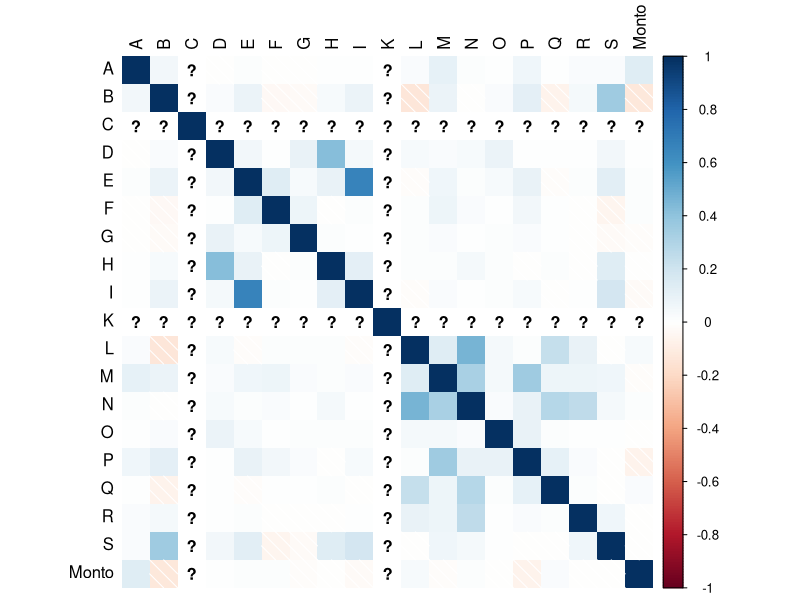
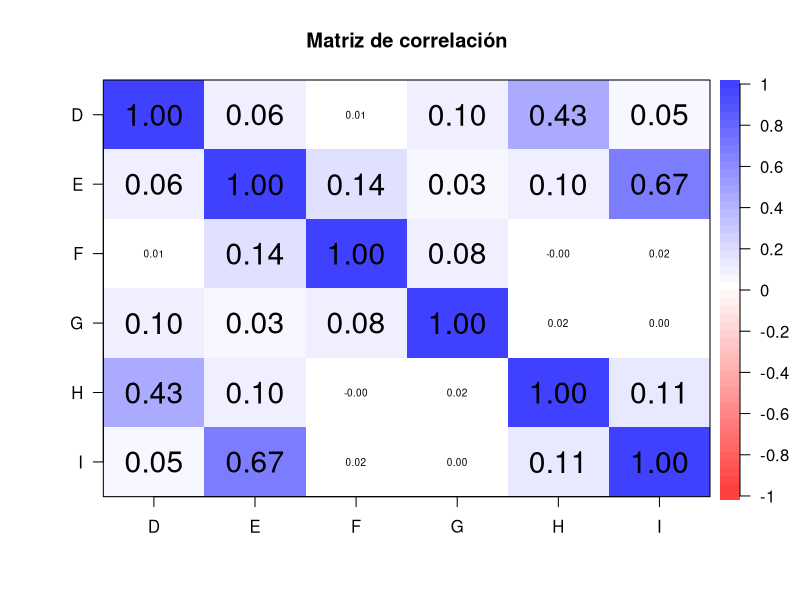
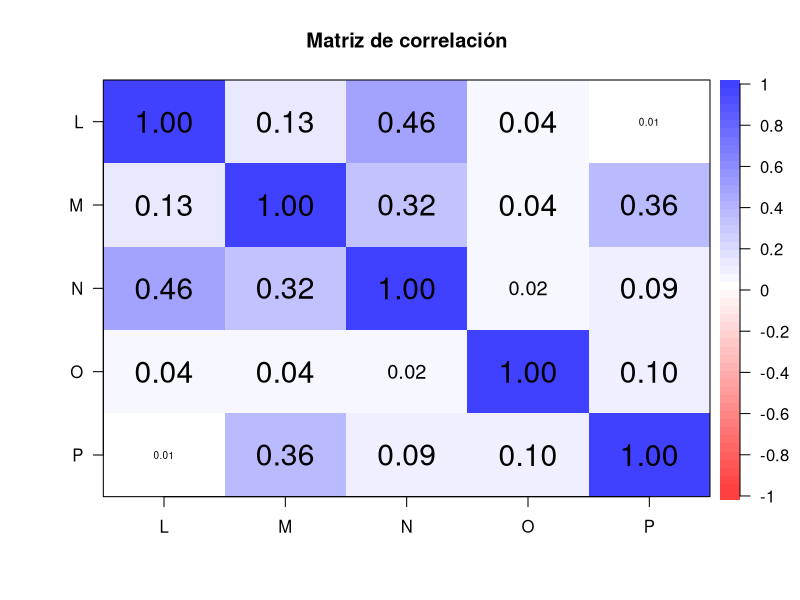

Source code (R) for these figures, in order:
## ---- chunk 1
knitr::opts_chunk$set(echo = TRUE)
## ---- chunk 2
library(readr)
Fraud_Dataset_Data_ <- read_csv("Fraud Dataset  - Data .csv", 
    col_types = cols(Fraude = col_integer()), 
    locale = locale())

Data <- Fraud_Dataset_Data_
## ---- chunk 3
# Dimensión
dim(Data)

## ---- chunk 4
# Resumen de los datos
summary(Data)
## ---- chunk 5
library(corrplot)
library(dplyr)

#Un valor menor que 0 indica que existe una correlación negativa
#Un valor mayor que 0 indica que existe una correlación positiva
#una correlación de 0, o próxima a 0, indica que no hay relación lineal entre las dos variables

Data_num <- select(Data,-J, -Fraude)
corrplot(cor(Data_num),        # Matriz de correlación
         method = "shade", # Método para el gráfico de correlación
         type = "full",    # Estilo del gráfico (también "upper" y "lower")
         diag = TRUE,      # Si TRUE (por defecto), añade la diagonal
         tl.col = "black", # Color de las etiquetas
         bg = "white",     # Color de fondo
         title = "",       # Título
         col = NULL)       # Paleta de colores
## ---- chunk 6
#correlacion
library(psych)

corPlot(Data_num[ ,4:9], cex = 1.2, main = "Matriz de correlación")
corPlot(Data_num[ ,11:15], cex = 1.2, main = "Matriz de correlación")
## ---- chunk 7
# Cantidad de registros con información del tipo NA
sum(is.na(Data))
## ---- chunk 8
# Identificamos en que columna estan los datos faltantes
apply(X = is.na(Data), MARGIN = 2, FUN = sum)
## ---- chunk 9
# Identificamos en que columna estan los datos faltantes
summary(Data$C)
summary(Data$K)
## ---- chunk 10
Data$C <- ifelse(is.na(Data$C), median(Data$C, na.rm = TRUE), Data$C)
summary(Data$C)
## ---- chunk 11

require(dplyr)
Data <- select(Data, -K)
Data
## ---- chunk 12
table(Data$J)  
## ---- chunk 13
#Data$J [Data$J== c ("AU","CA","CH")] <- "Otros"
#Data$J <- ifelse(Data$J == c("AU","CA","CH","CL","CO","ES","FR","GB","GT","IT","KR","PT","TR","UA","US","UY"), "Otros",Data$J) 
Otros = c ("AR","BR","MX")
Data$J <- ifelse(Data$J %in% Otros, Data$J,"Otros")
table(Data$J)  
## ---- chunk 14
library(fastDummies)
Data <- dummy_cols(Data, select_columns = c("J"))
Data <- select(Data, -J)
## ---- chunk 15
write.csv(Data, "Data_Limpia.csv",sep = ",",dec = ".",fileEncoding = "UTF-8")
